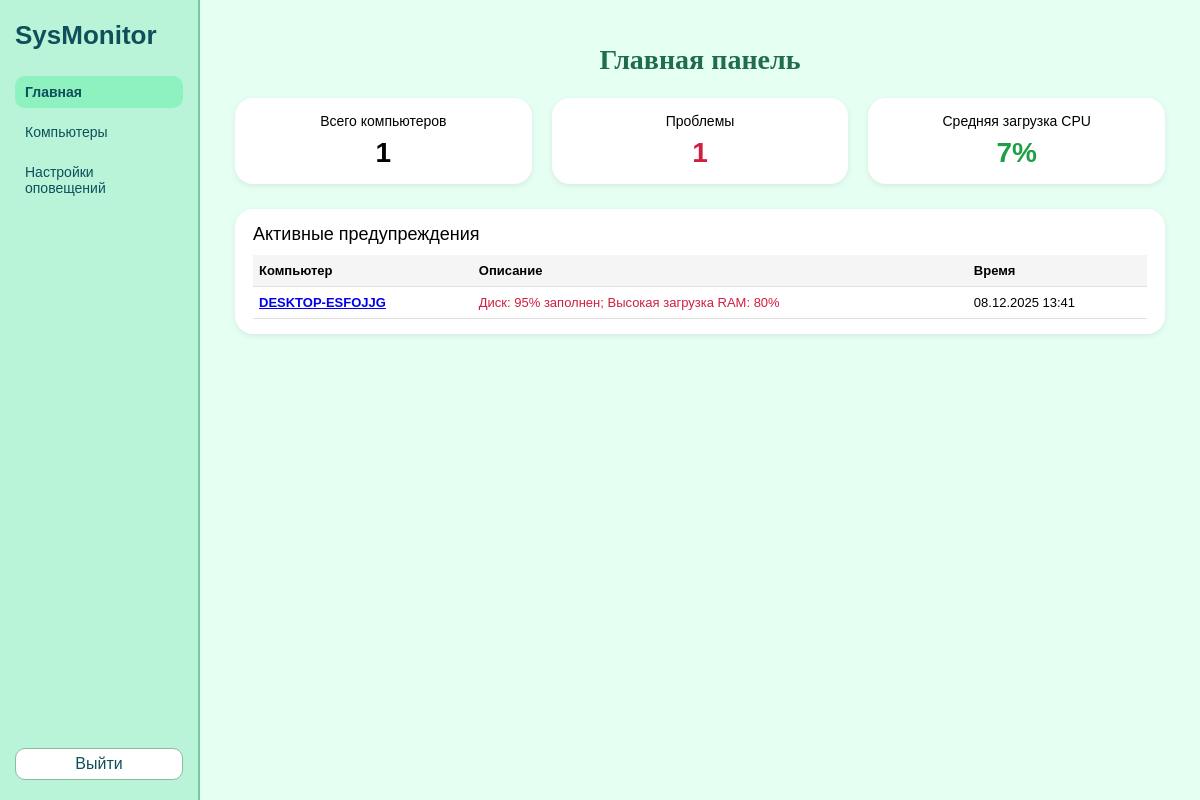
/dashboard (signed in), run on the app's committed database.
### app/models.py (models this page shows)
class Computer(db.Model):
    id = db.Column(db.Integer, primary_key=True)
    hostname = db.Column(db.String(128), unique=True, nullable=False)
    created_at = db.Column(db.DateTime, default=datetime.utcnow)
    metrics = db.relationship('Metric', backref='computer', lazy=True, cascade="all, delete-orphan")

class Metric(db.Model):
    id = db.Column(db.Integer, primary_key=True)
    computer_id = db.Column(db.Integer, db.ForeignKey('computer.id'), nullable=False)
    cpu_percent = db.Column(db.Float)
    memory_usage = db.Column(db.Float)
    disk_usage = db.Column(db.Float)
    processes = db.Column(db.Integer)
    timestamp = db.Column(db.DateTime, default=datetime.utcnow)

### app/routes.py (the view)
@main.route('/dashboard')
@login_required
def dashboard():
    computers = Computer.query.all()
    total = len(computers)
    alerts = []
    cpu_values = []
    thresholds = get_thresholds()
    for comp in computers:
        last = comp.metrics[-1] if comp.metrics else None
        if not last:
            continue
        cpu_values.append(last.cpu_percent or 0)
        problems_for_comp = []
        if last.disk_usage is not None and last.disk_usage >= thresholds['disk']:
            problems_for_comp.append(f"Диск: {int(last.disk_usage)}% заполнен")
        if last.memory_usage is not None and last.memory_usage >= thresholds['ram']:
            problems_for_comp.append(f"Высокая загрузка RAM: {int(last.memory_usage)}%")
        if last.cpu_percent is not None and last.cpu_percent >= thresholds['cpu']:
            problems_for_comp.append(f"Высокая загрузка CPU: {int(last.cpu_percent)}%")
        if problems_for_comp:
            alerts.append({
                "computer": comp,
                "message": "; ".join(problems_for_comp),
                "timestamp": last.timestamp,
            })
    problems_count = len(alerts)
    avg_cpu = int(sum(cpu_values) / len(cpu_values)) if cpu_values else 0
    return render_template(
        'dashboard.html',
        total_computers=total,
        problems_count=problems_count,
        avg_cpu=avg_cpu,
        alerts=alerts,
        thresholds=thresholds
    )

### app/routes.py (called while the page is built)
def get_thresholds():
    return {
        'cpu': session.get('cpu_threshold', DEFAULT_CPU_THRESHOLD),
        'ram': session.get('ram_threshold', DEFAULT_RAM_THRESHOLD),
        'disk': session.get('disk_threshold', DEFAULT_DISK_THRESHOLD),
    }

def login_required(view_func):
    @wraps(view_func)
    def wrapper(*args, **kwargs):
        if not session.get('logged_in'):
            return redirect(url_for('main.login'))
        return view_func(*args, **kwargs)
    return wrapper

### app/templates/dashboard.html (shortened to what this page needs)
<!DOCTYPE html>
<html lang="ru">
<head>
</head>
<body>
<div class="app">
    <aside class="sidebar">
        <div class="logo-text">SysMonitor</div>
        <div class="menu-item active">
            <a href="{{ url_for('main.dashboard') }}">Главная</a>
        </div>
        <div class="menu-item">
            <a href="{{ url_for('main.index') }}">Компьютеры</a>
        </div>
        <div class="menu-item">
            <a href="{{ url_for('main.alerts_settings') }}">Настройки оповещений</a>
        </div>
        <div class="menu-footer">
            <div class="logout-btn">
                <a href="{{ url_for('main.logout') }}">Выйти</a>
            </div>
        </div>
    </aside>
    <main class="main">
        <h1 class="main-title">Главная панель</h1>
        <div class="cards-row">
            <div class="card">
                <div class="card-title">Всего компьютеров</div>
                <div class="card-value-main">{{ total_computers }}</div>
            </div>
            <div class="card">
                <div class="card-title">Проблемы</div>
                <div class="card-value-main card-value-red">{{ problems_count }}</div>
            </div>
            <div class="card">
                <div class="card-title">Средняя загрузка CPU</div>
                <div class="card-value-main card-value-green">{{ avg_cpu }}%</div>
            </div>
        </div>
        <div class="alerts-block">
            <div class="alerts-title">Активные предупреждения</div>
            {% if alerts %}
                <table>
                    <tr>
                        <th>Компьютер</th>
                        <th>Описание</th>
                        <th>Время</th>
                    </tr>
                    {% for item in alerts %}
                        <tr>
                            <td class="alert-name">
                                <a href="{{ url_for('main.computer_detail', comp_id=item.computer.id) }}">
                                    {{ item.computer.hostname }}
                                </a>
                            </td>
                            <td class="alert-crit">{{ item.message }}</td>
                            <td>{{ item.timestamp.strftime('%d.%m.%Y %H:%M') }}</td>
                        </tr>
                    {% endfor %}
                </table>
            {% else %}
                <p>Активных предупреждений нет.</p>
            {% endif %}
        </div>
    </main>
</div>
</body>
</html>

### app/templates/dashboard.html (style rules this page uses)
* { box-sizing: border-box; }
body { margin: 0; font-family: Arial, sans-serif; background-color: #e5fff3; }
.app { display: flex; min-height: 100vh; }
.sidebar { width: 200px; background: #b9f4d9; border-right: 2px solid #77c8a5; display: flex; flex-direction: column; padding: 20px 15px; }
.logo-text { font-size: 26px; font-weight: bold; color: #0f4f5b; margin-bottom: 25px; }
.menu-item { padding: 8px 10px; border-radius: 10px; margin-bottom: 8px; }
.menu-item a { text-decoration: none; color: #0f4f5b; font-size: 14px; display: block; }
.menu-item.active { background: #8ef1c0; font-weight: bold; }
.menu-footer { margin-top: auto; }
.logout-btn { margin-top: 20px; padding: 6px 10px; border-radius: 10px; background: #ffffff; border: 1px solid #8abca0; text-align: center; }
.logout-btn a { text-decoration: none; color: #0f4f5b; }
.main { flex: 1; padding: 25px 35px; }
.main-title { font-family: "Times New Roman", Georgia, serif; font-size: 28px; margin-bottom: 22px; color: #1f6c4f; text-align: center; }
.cards-row { display: flex; gap: 20px; margin-bottom: 25px; }
.card { flex: 1; background: #ffffff; border-radius: 18px; padding: 15px; box-shadow: 0 2px 6px rgba(0,0,0,0.08); text-align: center; }
.card-title { font-size: 14px; margin-bottom: 8px; }
.card-value-main { font-size: 28px; font-weight: bold; }
.card-value-green { color: #1e9f47; }
.card-value-red { color: #d11f3f; }
.alerts-block { background: #ffffff; border-radius: 18px; padding: 15px 18px; box-shadow: 0 2px 6px rgba(0,0,0,0.08); }
.alerts-title { font-size: 18px; margin-bottom: 10px; }
table { width: 100%; border-collapse: collapse; font-size: 13px; }
th, td { padding: 8px 6px; border-bottom: 1px solid #e0e0e0; text-align: left; }
th { background: #f5f5f5; }
.alert-name { font-weight: bold; }
.alert-crit { color: #d11f3f; }

### data on the page
Computer: computer.hostname "DESKTOP-ESFOJJG"
Metric: timestamp "08.12.2025 13:41"

### other printed values
{{ total_computers }} "1"
{{ problems_count }} "1"
{{ avg_cpu }} "7"
{{ item.message }} "Диск: 95% заполнен; Высокая загрузка RAM: 80%"
